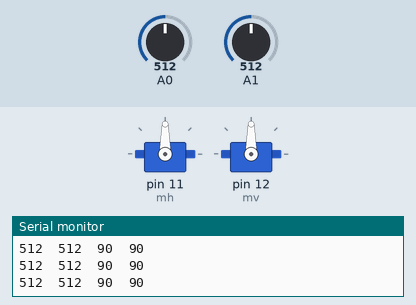
A sketch run on a simulated Arduino Uno, built with avr-gcc and run on an emulated ATmega328P. On the bench: 2 × servo, the last lines printed to the serial monitor. The test bench sets the inputs (shaded band); at power-on: A0 = 512, A1 = 512.

Above: at 1.2 s.
1.3 s: A0 set to 207
4.3 s: A0 set to 187
At 5.7 s:
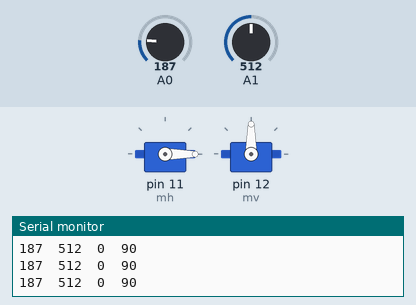
6.0 s: A1 set to 693
7.5 s: A1 set to 719
At 8.8 s:
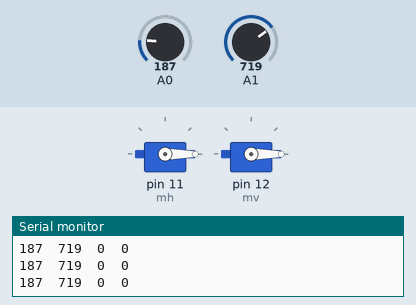
9.2 s: A0 set to 644
10.7 s: A0 set to 669
At 11.13 s:
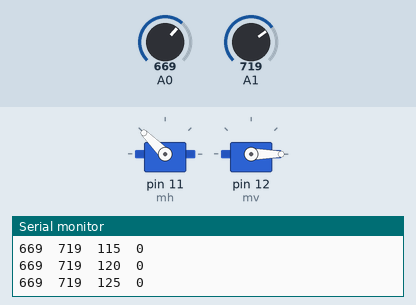
At 11.7 s:
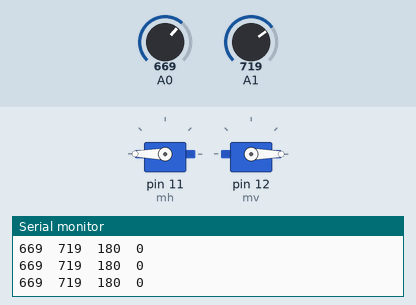
Timing chart, 0 to 13.7 s (numbered marks = the images above; inputs shaded):
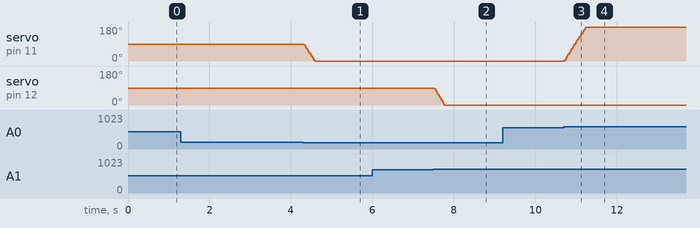

The sketch:

torreTitoManolo.ino
```cpp
#include <Servo.h>
int ax,ay;
int px,py;
Servo mh,mv;

void setup() {
  // put your setup code here, to run once:
mh.attach(11);
mv.attach(12);
px=90;
py=90;
mh.write(px);
mv.write(py);
Serial.begin(9600);
}

void loop() {
  // put your main code here, to run repeatedly:
ax=analogRead(A0);
ay=analogRead(A1);
if (ax<200){
  px=px-5;
  if (px<0){
    px=0;
  }
}
if (ax>650){
  px=px+5;
  if (px>180){
    px=180;
  }
}
if (ay>700){
  py=py-5;
  if (py<0){
    py=0;
  }
}
if (ay<100){
  py=py+5;
  if (py>180){
    py=180;
  }
}
Serial.print(ax);
Serial.print("\t");
Serial.print(ay);
Serial.print("\t");
Serial.print(px);
Serial.print("\t");
Serial.println(py);
mh.write(px);
mv.write(py);
}
```

Measured:
- the behaviour switches between 200 and 199 on A0 (found by bisection; images 0 and 1)
- the behaviour switches between 700 and 701 on A1 (found by bisection; images 1 and 2)
- the behaviour switches between 650 and 651 on A0 (found by bisection; images 2 and 3)
- after the input at 4.3 s, servo on pin 11 (mh): moves from 90° to 0° over 0.26 s, starting at once
- after the input at 7.5 s, servo on pin 12 (mv): moves from 90° to 0° over 0.25 s, starting at once
- after the input at 10.7 s, servo on pin 11 (mh): moves from 0° to 180° over 0.53 s, starting at once
